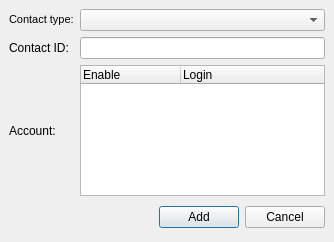
<ui version="4.0" >
 <author></author>
 <comment></comment>
 <exportmacro></exportmacro>
 <class>AddIMContact</class>
 <widget class="QDialog" name="AddIMContact" >
  <property name="geometry" >
   <rect>
    <x>0</x>
    <y>0</y>
    <width>334</width>
    <height>242</height>
   </rect>
  </property>
  <property name="windowTitle" >
   <string>WengoPhone - Add a Contact Account</string>
  </property>
  <layout class="QGridLayout" >
   <property name="margin" >
    <number>9</number>
   </property>
   <property name="spacing" >
    <number>6</number>
   </property>
   <item row="0" column="0" >
    <widget class="QLabel" name="label_3" >
     <property name="text" >
      <string>&lt;html>&lt;head>&lt;meta name="qrichtext" content="1" />&lt;/head>&lt;body style=" white-space: pre-wrap; font-family:MS Shell Dlg; font-size:8.25pt; font-weight:400; font-style:normal; text-decoration:none;">&lt;p style=" margin-top:0px; margin-bottom:0px; margin-left:0px; margin-right:0px; -qt-block-indent:0; text-indent:0px;">Contact type&lt;span style=" font-size:8pt;">:&lt;/span>&lt;/p>&lt;/body>&lt;/html></string>
     </property>
    </widget>
   </item>
   <item row="0" column="1" >
    <widget class="QComboBox" name="protocolComboBox" />
   </item>
   <item row="1" column="1" >
    <widget class="QLineEdit" name="contactIdLineEdit" />
   </item>
   <item row="1" column="0" >
    <widget class="QLabel" name="label" >
     <property name="text" >
      <string>Contact ID:</string>
     </property>
    </widget>
   </item>
   <item row="2" column="0" >
    <widget class="QLabel" name="label_2" >
     <property name="text" >
      <string>Account:</string>
     </property>
    </widget>
   </item>
   <item row="2" column="1" >
    <widget class="QTreeWidget" name="treeWidget" >
     <column>
      <property name="text" >
       <string>Enable</string>
      </property>
     </column>
     <column>
      <property name="text" >
       <string>Login</string>
      </property>
     </column>
    </widget>
   </item>
   <item row="3" column="1" >
    <spacer>
     <property name="orientation" >
      <enum>Qt::Vertical</enum>
     </property>
     <property name="sizeHint" >
      <size>
       <width>20</width>
       <height>40</height>
      </size>
     </property>
    </spacer>
   </item>
   <item row="4" column="0" colspan="2" >
    <layout class="QHBoxLayout" >
     <property name="margin" >
      <number>0</number>
     </property>
     <property name="spacing" >
      <number>6</number>
     </property>
     <item>
      <spacer>
       <property name="orientation" >
        <enum>Qt::Horizontal</enum>
       </property>
       <property name="sizeHint" >
        <size>
         <width>131</width>
         <height>31</height>
        </size>
       </property>
      </spacer>
     </item>
     <item>
      <widget class="QPushButton" name="addIMContactButton" >
       <property name="text" >
        <string>Add</string>
       </property>
       <property name="icon" >
        <iconset resource="../wengophone.qrc" >:/pics/add.png</iconset>
       </property>
      </widget>
     </item>
     <item>
      <widget class="QPushButton" name="cancelButton" >
       <property name="text" >
        <string>Cancel</string>
       </property>
      </widget>
     </item>
    </layout>
   </item>
  </layout>
 </widget>
 <pixmapfunction></pixmapfunction>
 <resources>
  <include location="../wengophone.qrc" />
 </resources>
 <connections>
  <connection>
   <sender>addIMContactButton</sender>
   <signal>clicked()</signal>
   <receiver>AddIMContact</receiver>
   <slot>accept()</slot>
   <hints>
    <hint type="sourcelabel" >
     <x>248</x>
     <y>251</y>
    </hint>
    <hint type="destinationlabel" >
     <x>96</x>
     <y>254</y>
    </hint>
   </hints>
  </connection>
  <connection>
   <sender>cancelButton</sender>
   <signal>clicked()</signal>
   <receiver>AddIMContact</receiver>
   <slot>reject()</slot>
   <hints>
    <hint type="sourcelabel" >
     <x>331</x>
     <y>251</y>
    </hint>
    <hint type="destinationlabel" >
     <x>179</x>
     <y>282</y>
    </hint>
   </hints>
  </connection>
 </connections>
</ui>
